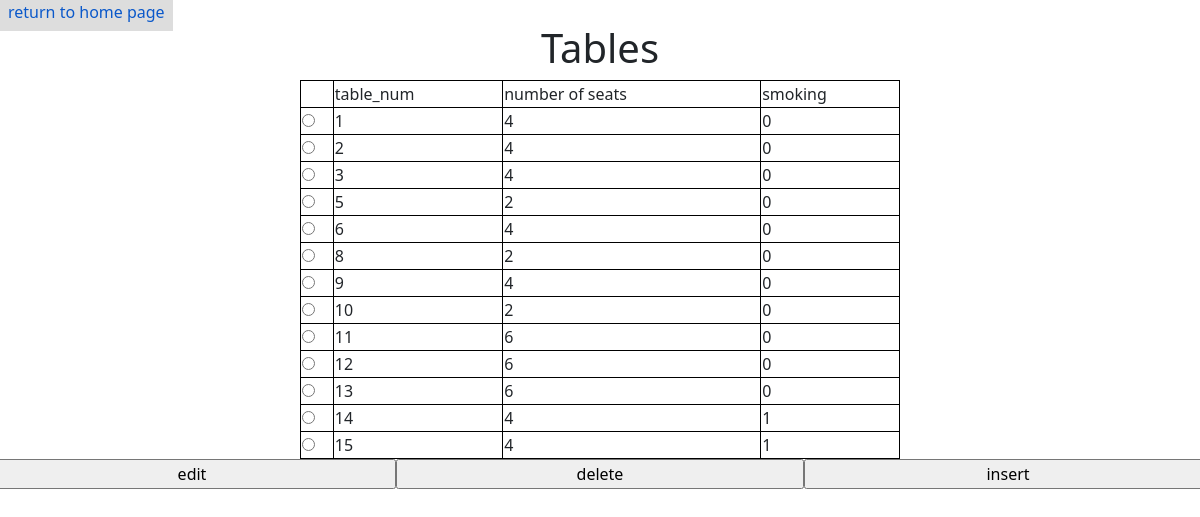
Before: /admin/content.php?p=1 (signed in) with the older database file.
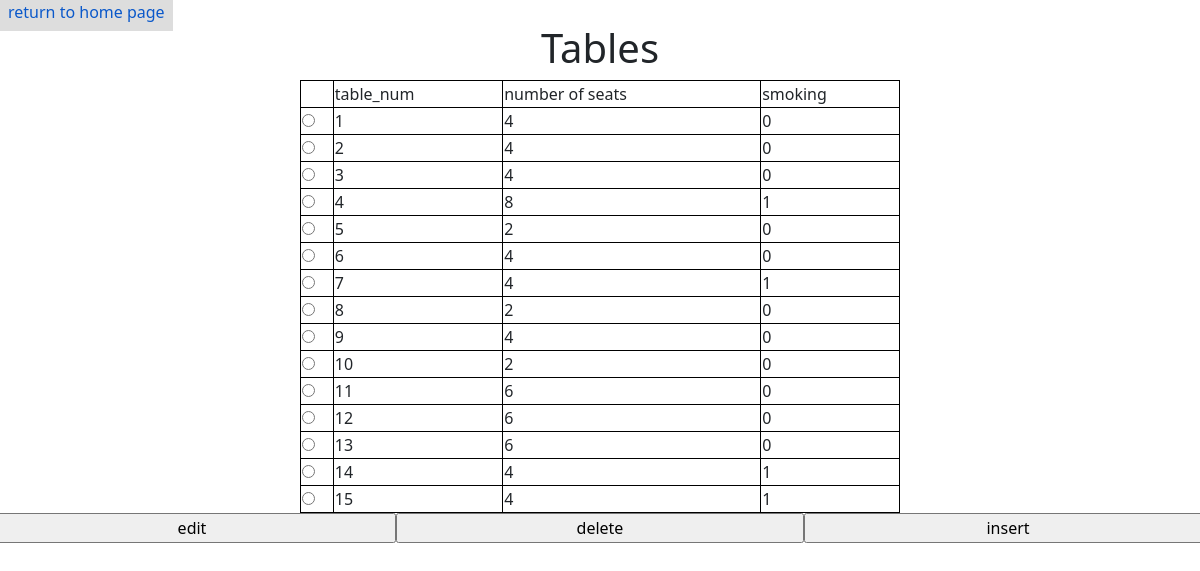
After: the same page with the newer database file.
### tables this page shows
CREATE TABLE `tables` (
  `table_number` int(11) NOT NULL,
  `num_of_seats` int(11) NOT NULL,
  `smoking` bit(1) NOT NULL
);

### admin/content.php (the view, shortened to what this page needs)
<?php
require_once "../db_config.php";
?>
<!DOCTYPE html>
<html lang="en">
<head>
    <link rel="stylesheet" href="../css/style.css">
    <link rel="stylesheet" href="../css/bootstrap.min.css">
</head>
<body>
    <a href="index.php" class="button-custom ">return to home page</a>
    <?php
    $sql="";
    echo "<table class=\"table-design\">";
        if($_GET["p"]==1)
        {
            echo "<h1 class=\"text-center\">Tables</h1>";
            $sql="select * from tables";
            echo "<tr><td></td><td>table_num</td>
            <td>number of seats</td><td>smoking</td></tr>";
        }
        echo "<form method=\"get\" action=\"content.php\">";
        $result=$conn->prepare($sql);
        try{
        $result->execute();
        }
        catch(Exception $e)
        {
            header("location:index.php?p=1");
        }
        $result->setFetchMode(PDO::FETCH_NUM);
        while($row=$result->fetch())
        {
            echo "<tr>";
            echo "<td><input type=\"radio\" name=\"value\" value=\"$row[0]\">";
            echo "</td>";
            foreach($row as $rows)
            {
                echo "<td>$rows</td>";
            }
            echo "</tr>";
        }
        echo "</table>";
        if($_GET["p"]==1)
        {
            echo "<div class=\"row\">";
            echo "<input type=\"submit\" name=\"v\" value=\"edit\" class=\"button-size col-4\">";
            echo "<input type=\"submit\" name=\"v\" value=\"delete\" class=\"button-size col-4\">";
            echo "<input type=\"submit\" name=\"v\" value=\"insert\" class=\"button-size col-4\">";
        }
    ?>
</body>
</html>

### css/style.css (style rules this page uses)
.table-design { width: 50%; margin: auto; border: 1px solid black; }
.button-size { width: 50%; margin: auto; }
.table-design td { border: 1px solid black; width: auto; }
.button-custom { background-color: #bbbbbb; text-decoration: none; color: #111111; width: 100%; padding: 0.5em; border: 5px; }

Changed rows visible on the page:
added tables: table_number "4", num_of_seats "8", smoking "1"
added tables: table_number "7", num_of_seats "4", smoking "1"
